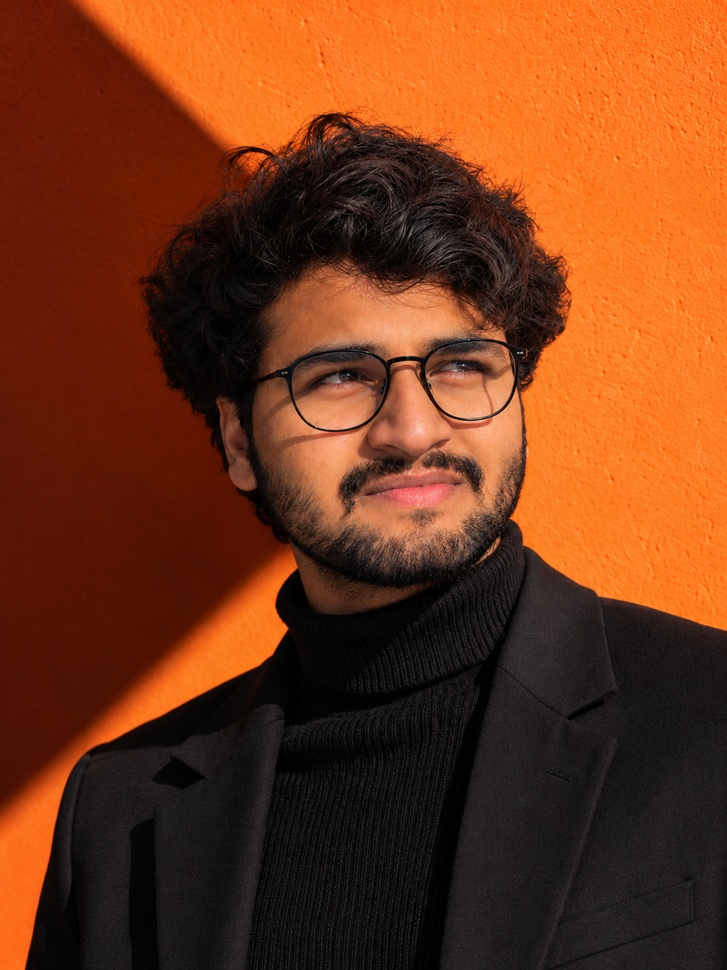
#> input picture images.jpg, 727 x 970 px, shrunk from 1086 x 1448 before the run
$ python cannygadge.py
#> lines starting #> are read from the running program, lines starting #| are printed output that depends on the picture

import cv2
from tkinter import Tk, filedialog

# Select an image
root = Tk()
root.withdraw()
file_path = filedialog.askopenfilename(
    title="Select an Image",
    filetypes=[("Image files", "*.jpg *.jpeg *.png")]
)
#> the answer given: ../images.jpg
root.destroy()

if not file_path:
    print("No image selected")
else:
    # Read the image
    img = cv2.imread(file_path)
#> img is the input picture: shape (970, 727, 3); mean B, G, R 25.6, 56, 114.5

    # Convert to grayscale
    gray = cv2.cvtColor(img, cv2.COLOR_BGR2GRAY)
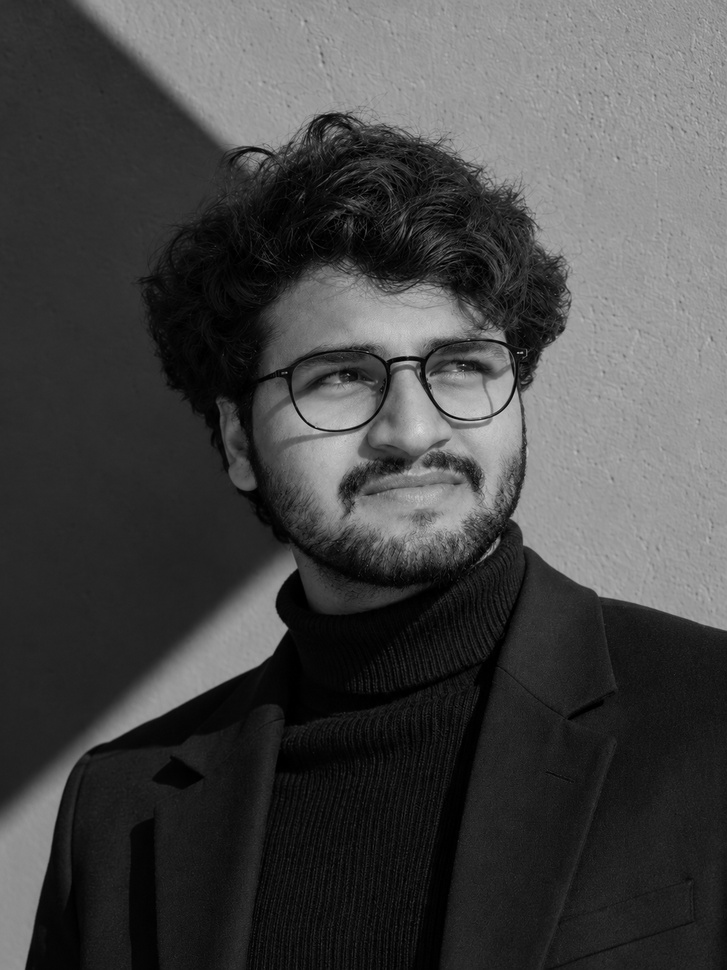
#> gray: shape (970, 727); min 0, max 223, mean 70

    # Apply Canny edge detection
    edges = cv2.Canny(gray, 100, 200)
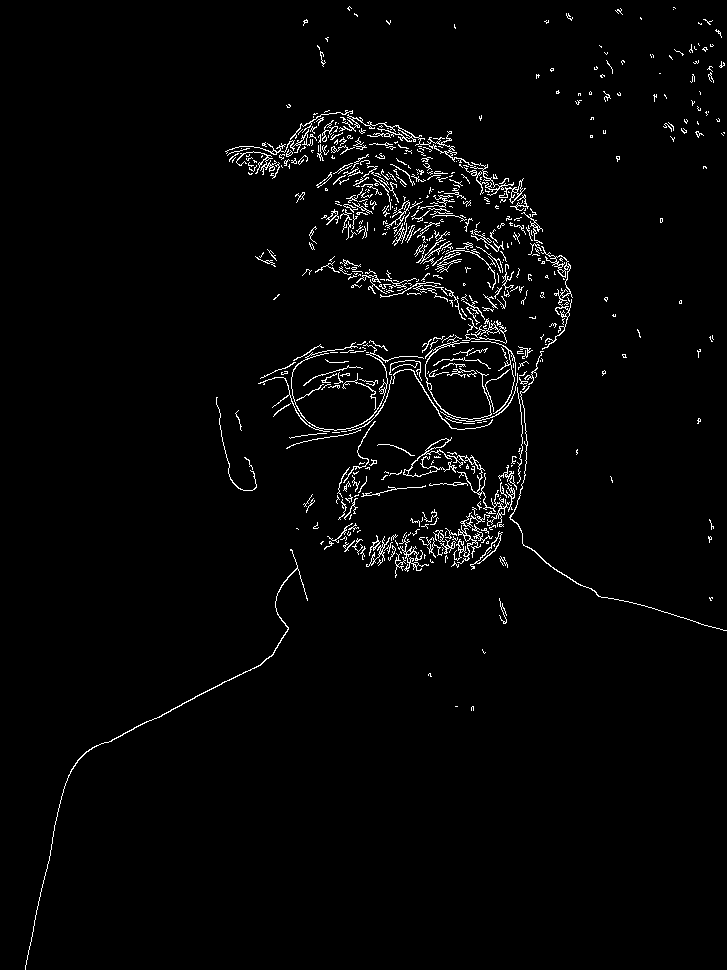
#> edges: shape (970, 727); 2.4% white in thin lines or dots

    # Display the result
    cv2.imshow("Original Image", img)
    cv2.imshow("Canny Edge Detection", edges)

    # Save the output
    cv2.imwrite("canny_edges.jpg", edges)

    cv2.waitKey(0)
    cv2.destroyAllWindows()

    print("Canny Edge Detection completed successfully")

$ run again, on input.jpg
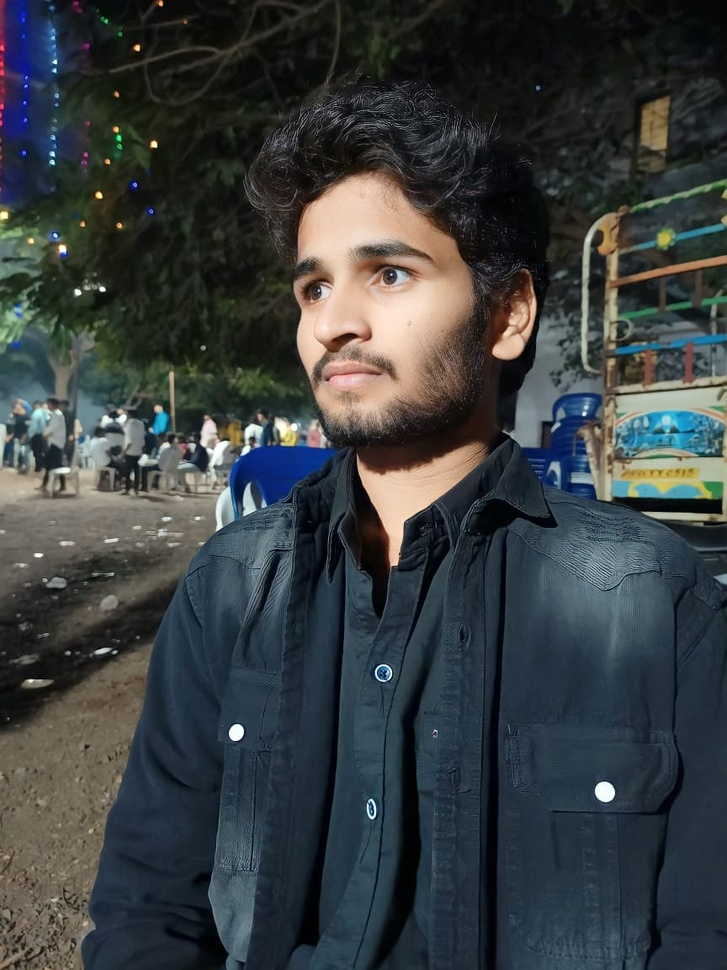
#> input picture input.jpg, 727 x 970 px, shrunk from 864 x 1152 before the run
#> img is the input picture: shape (970, 727, 3); mean B, G, R 63.8, 62.3, 57
#> `gray = cv2.cvtColor(img, cv2.COLOR_BGR2GRAY)`:
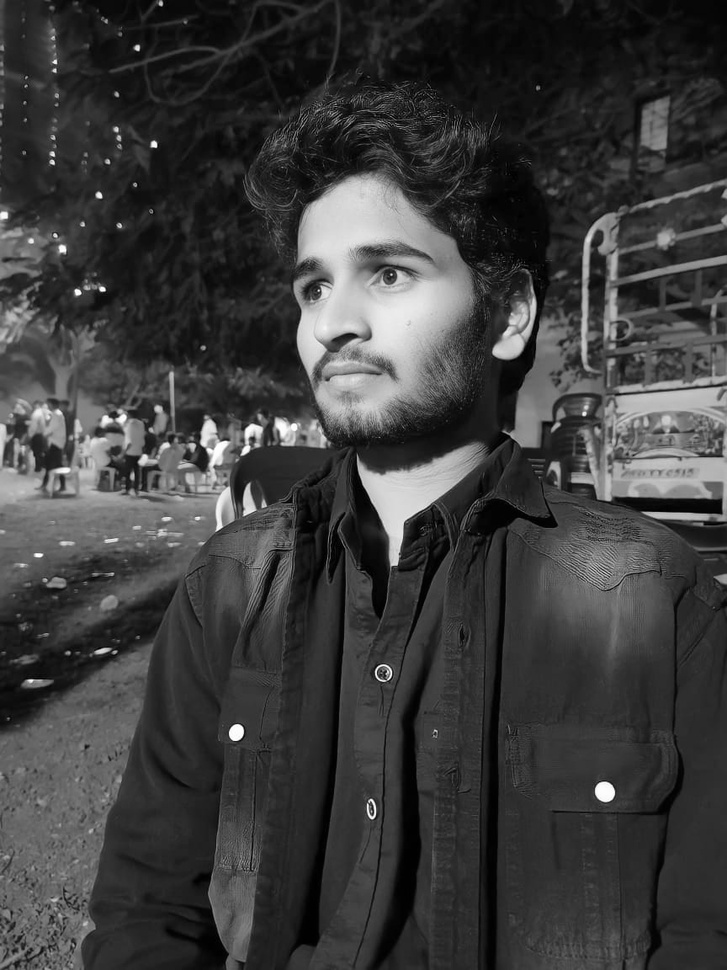
#> gray: shape (970, 727); min 0, max 255, mean 60.9
#> `edges = cv2.Canny(gray, 100, 200)`:
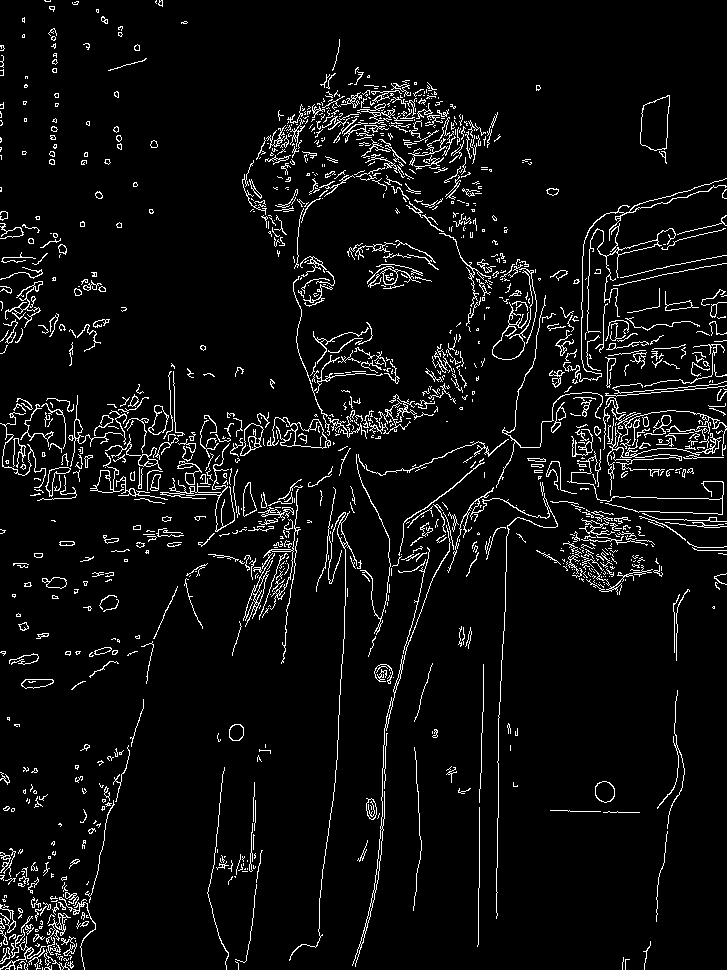
#> edges: shape (970, 727); 5.6% white in thin lines or dots
